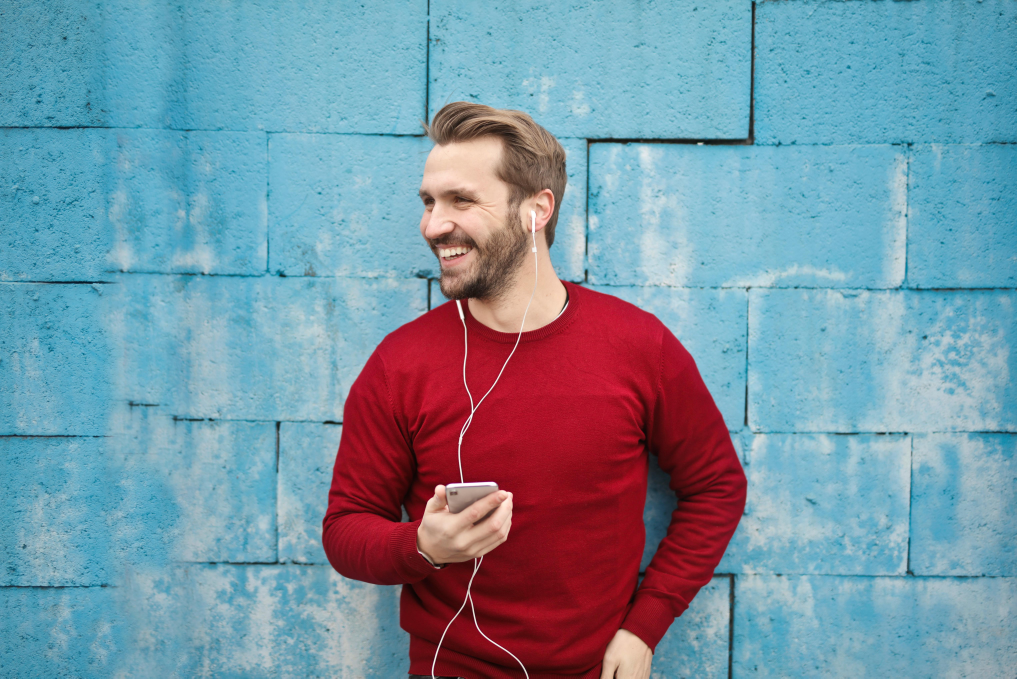
#> input picture Masquage et ROI/images/image.jpg, 6100 x 4069 px (shown at 1/6 size)
$ python -i Ex2.py   (imports and definitions only)
#> lines starting #> are read from the running program, lines starting #| are printed output that depends on the picture
#> further down, picture is the input picture: shape (4069, 6100, 3); mean B, G, R 162.7, 145.9, 120.9
import cv2
import numpy as np
import os

# Taille du carré ROI
ROI_SIZE = 400

# Variable pour stocker les coordonnées du clic
clic_coords = None

# Fonction de rappel pour gérer le clic de souris
def on_mouse(event, x, y, flags, param):
    global clic_coords
    if event == cv2.EVENT_LBUTTONDOWN:
        # Lorsque l'utilisateur clique, enregistrer les coordonnées du centre du ROI
        clic_coords = (x, y)

# Fonction pour augmenter la luminosité d'une image (ROI)
def augmenter_luminosite(image, value=30):
#> called with value = 30
    hsv = cv2.cvtColor(image, cv2.COLOR_BGR2HSV)  # Convertir en espace HSV
#> hsv: shape (4069, 6100, 3); mean H, S, V 104.9, 124.6, 183.1
    h, s, v = cv2.split(hsv)
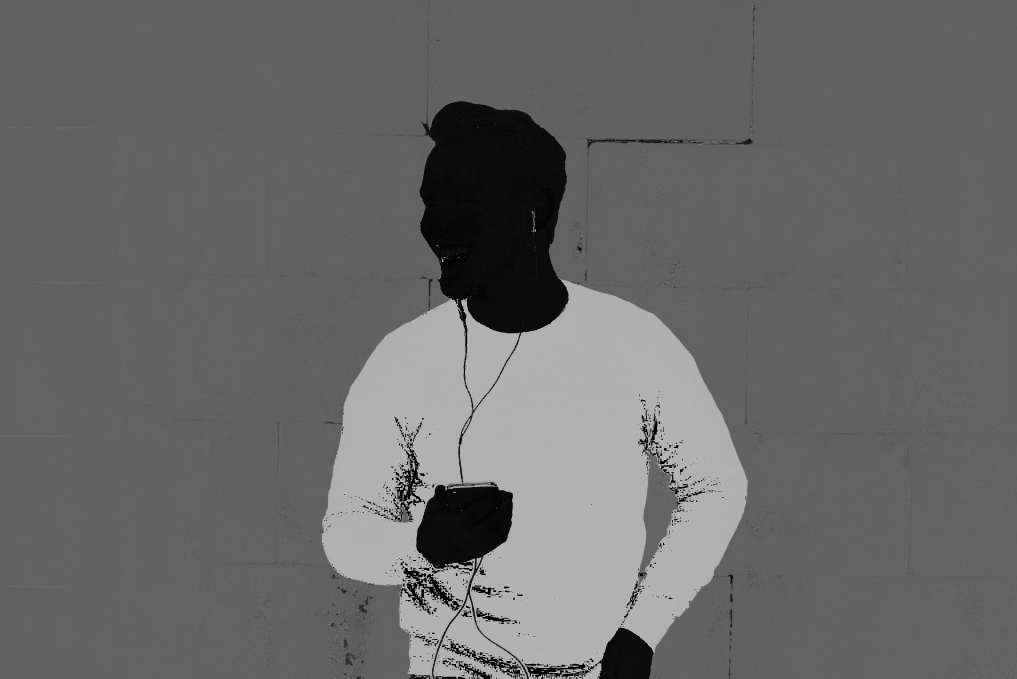
#> h: shape (4069, 6100) (shown at 1/6 size); min 0, max 179, mean 104.9
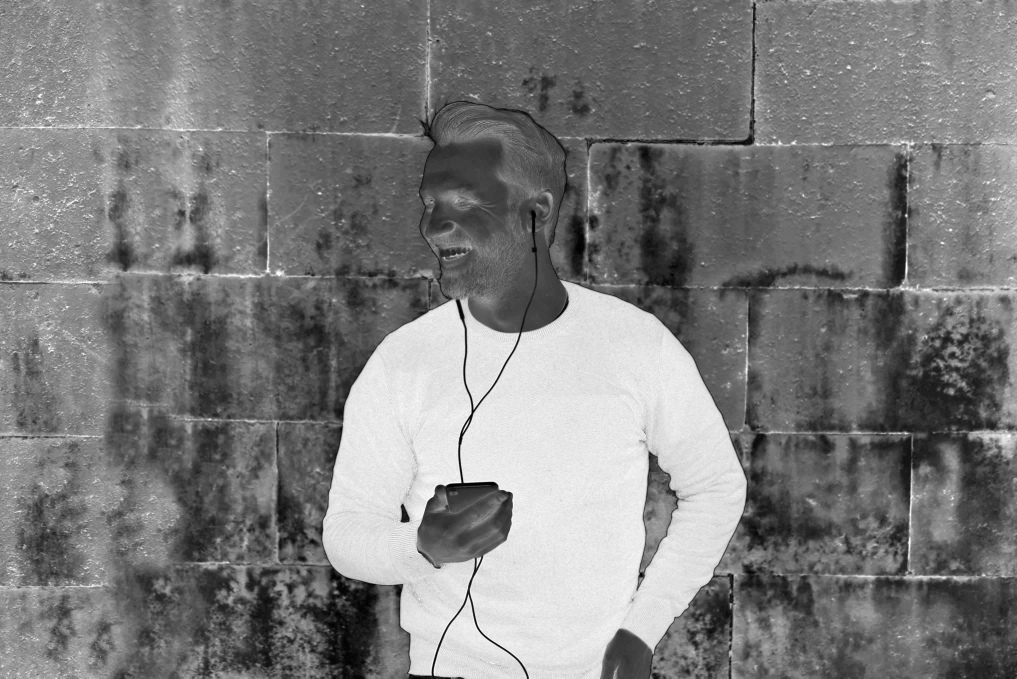
#> s: shape (4069, 6100) (shown at 1/6 size); min 0, max 255, mean 124.6
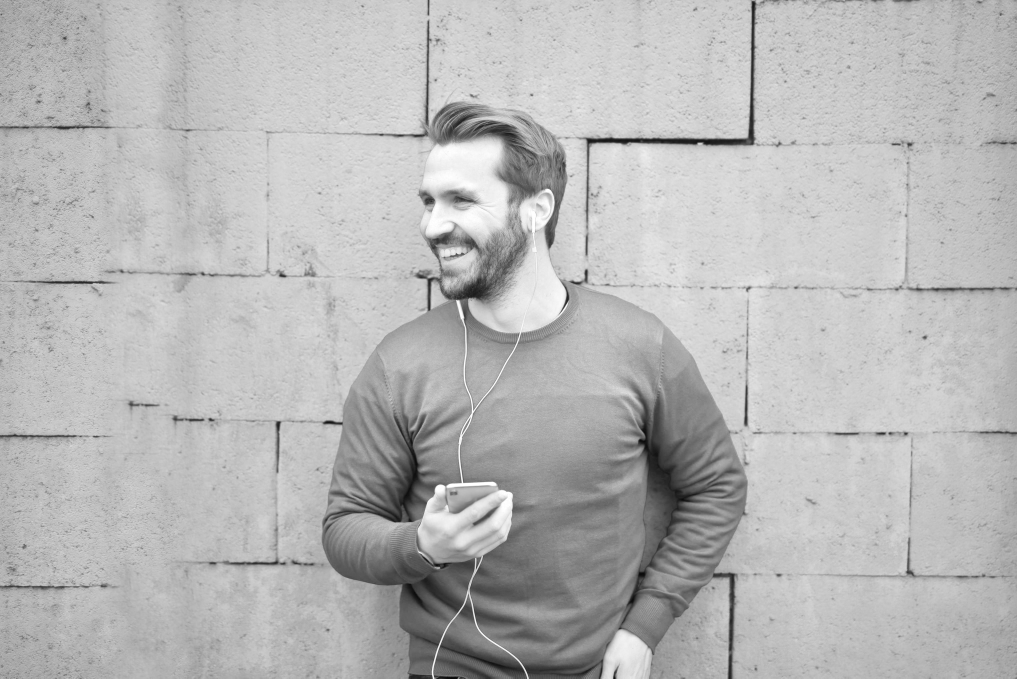
#> v: shape (4069, 6100) (shown at 1/6 size); min 6, max 255, mean 183.1
    v = cv2.add(v, value)  # Augmenter la valeur de la composante V (luminosité)
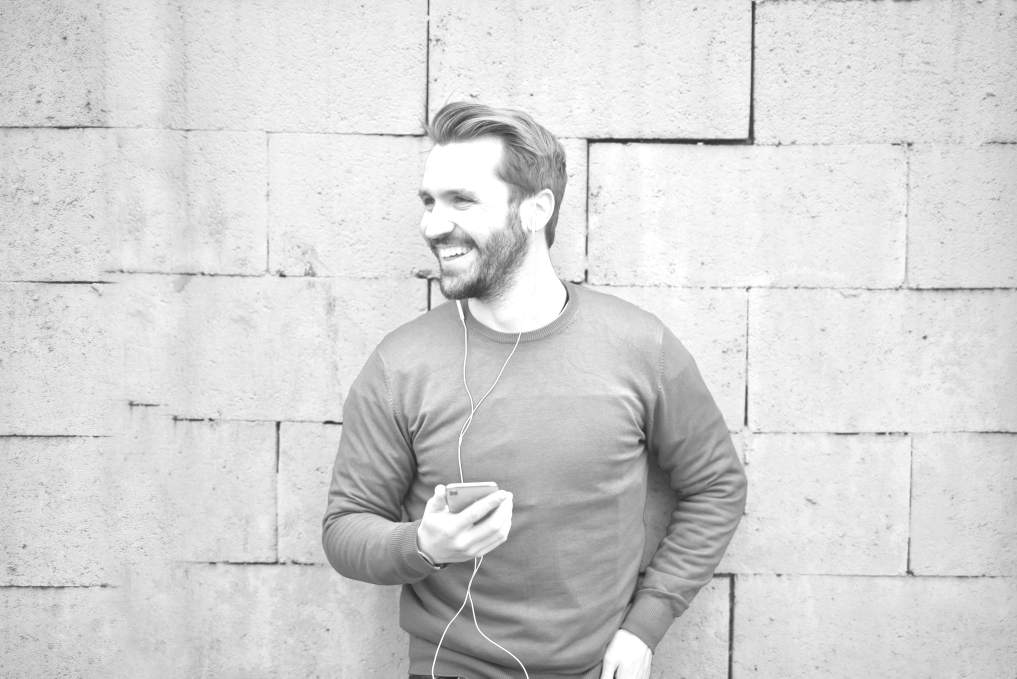
#> v: shape (4069, 6100) (shown at 1/6 size); min 36, max 255, mean 212.9
    v = np.clip(v, 0, 255)
    hsv = cv2.merge((h, s, v))
#> hsv: shape (4069, 6100, 3); mean H, S, V 104.9, 124.6, 212.9
    return cv2.cvtColor(hsv, cv2.COLOR_HSV2BGR)
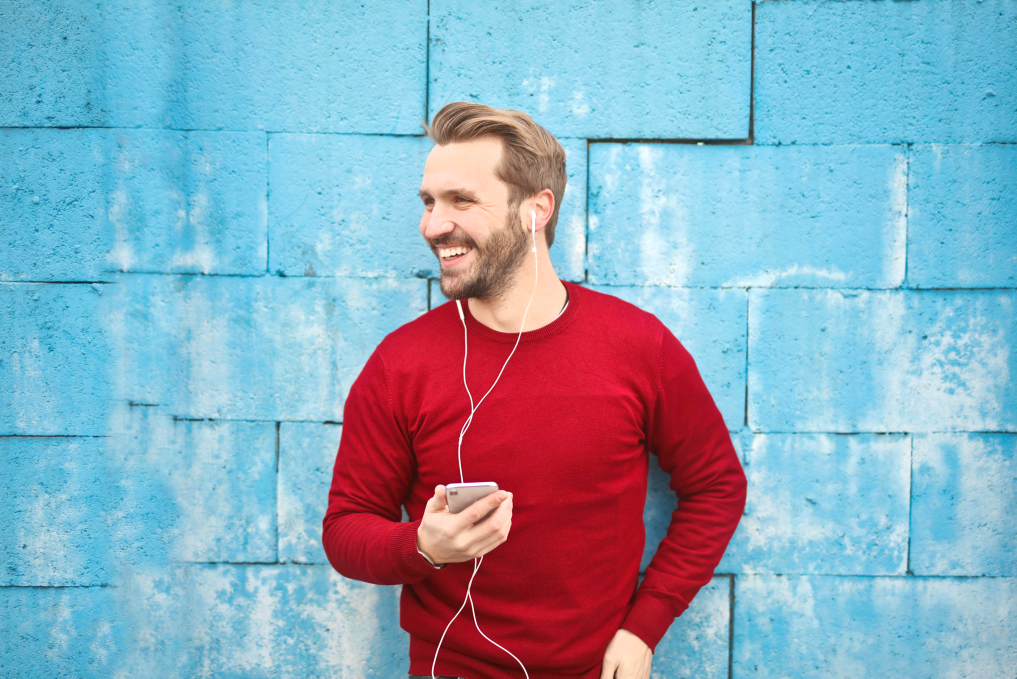
#> returned value: shape (4069, 6100, 3) (shown at 1/6 size); mean B, G, R 187.9, 167.9, 140.5

# Charger l'image
image_path = os.getcwd()+'/Masquage et ROI/images/image.jpg'
# [59 lines not run here, left out]

>>> import cv2
>>> picture = cv2.imread('images/image.jpg')
>>> result = augmenter_luminosite(picture)
